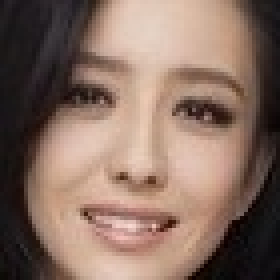
//> input picture samples/faceRecognition/src/pictures/face-1.jpeg, 70 x 70 px (shown 4 times larger)
$ ./FaceDetector pictures/face-1.jpeg   (built with g++ and OpenCV 4)
//> lines starting //> are read from the running program, lines starting //| are printed output that depends on the picture
//> further down, img is the input picture: 70 rows x 70 cols, CV_8UC3; mean B, G, R 97.6, 109.8, 134.9
/*************************************************************************
> File Name: facedetector.cpp
> Author: yy
> Mail: mengyy_linux@163.com
 ************************************************************************/

#include <opencv2/core/core.hpp>
#include <opencv2/contrib/contrib.hpp>
#include <opencv2/highgui/highgui.hpp>

#include <iostream>
#include <fstream>
#include <sstream>

using namespace cv;
using namespace std;

class MyFaceDetection
{
public:
    MyFaceDetection(string _cascadeName = "./feature_lib_data/haarcascade_frontalface_alt2.xml");
    ~MyFaceDetection();

    void init(void);
    void detect(Mat &img);
    vector<Rect> getFacesRegion(void) const;

private:
    string cascadeName;
    CascadeClassifier *cascade;
    vector<Rect> facesRegion;
};

MyFaceDetection::MyFaceDetection(string _cascadeName)
:cascadeName(_cascadeName)
{
    init();
}

MyFaceDetection::~MyFaceDetection()
{
    delete cascade;
}

void MyFaceDetection::init(void)
{
    cascade = new CascadeClassifier();
    cascade->load(cascadeName);

    facesRegion.clear();
}

void MyFaceDetection::detect(Mat &img)
{
    Mat gray;

    cvtColor(img, gray, CV_BGR2GRAY);
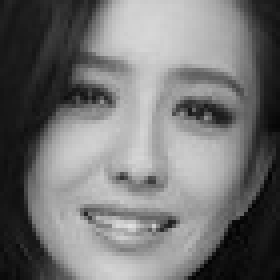
//> gray: 70 rows x 70 cols, CV_8UC1 (shown 4 times larger); min 2, max 225, mean 115.9
    equalizeHist(gray, gray);
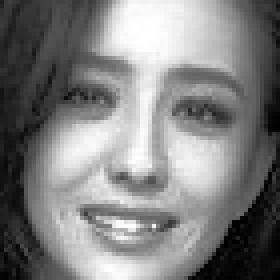
//> gray: 70 rows x 70 cols, CV_8UC1 (shown 4 times larger); min 0, max 255, mean 128.3

    cascade->detectMultiScale(gray, facesRegion, 1.25, 3, 0, Size(50, 50));
//> facesRegion = 1 Rect (x, y, width, height): [5, 5, 61, 61]
}

vector<Rect> MyFaceDetection::getFacesRegion(void) const
{
    return facesRegion;
}

int main(int argc, char**argv)
{
    if (argc < 2)
    {
        return -1;
    }

    string filename;
    Mat img;
    vector<Rect> faces;
    MyFaceDetection faceDetection;

    filename.assign(argv[1]);

    img = imread(filename, 1);
    if (img.empty())
    {
        cout << "read image " << filename.data() << "error" << endl;
        return -1;
    }

    faceDetection.detect(img);
    faces = faceDetection.getFacesRegion();
//> faces = 1 Rect (x, y, width, height): [5, 5, 61, 61]

    int n = 1;
    for (vector<Rect>::const_iterator it = faces.begin(); it != faces.end(); it++)
    {
        string facename;
        string msg = format("face rectangle region: x:%d y:%d width:%d height:%d ",
                                        it->x , it->y, it->width, it->height);

        Mat faceImg(img, Range(it->y, it->y + it->height), Range(it->x, it->x + it->width));
        facename = format("face-%d.jpeg", n++);
        imwrite(facename, faceImg);

        cout << msg << endl;
        //rectangle(img, cvPoint(it->x, it->y), cvPoint(it->x + it->width - 1, it->y + it->height - 1),  CV_RGB(255,128,0), 3, 8, 0);
    }
//> this loop made 1 pass
//| face rectangle region: x:5 y:5 width:61 height:61
//> pass 1, `Mat faceImg(img, Range(it->y, it->y + it->height), Range(it->x, it->x ..`:
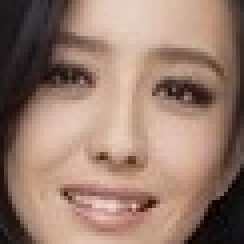
//> faceImg: 61 rows x 61 cols, CV_8UC3 (shown 4 times larger); mean B, G, R 110.1, 124.5, 153.6
//> after the loop, n = 2

    //imshow("gray image", img);
    //waitKey(0);

    return 0;
}

$ run again, on samples/faceRecognition/src/pictures/face-3.jpeg
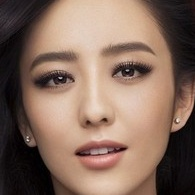
//> input picture samples/faceRecognition/src/pictures/face-3.jpeg, 195 x 195 px
//> img is the input picture: 195 rows x 195 cols, CV_8UC3; mean B, G, R 93.5, 107.6, 133.7
//> in detect, `equalizeHist(gray, gray);`:
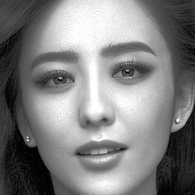
//> gray: 195 rows x 195 cols, CV_8UC1; min 0, max 255, mean 128.1
//> facesRegion = 1 Rect (x, y, width, height): [15, 13, 161, 161]
//> the loop `for (vector<Rect>::const_iterator it = faces.begin(); it != faces.end(..` made 1 pass
//| face rectangle region: x:15 y:13 width:161 height:161
//> pass 1, `Mat faceImg(img, Range(it->y, it->y + it->height), Range(it->x, it->x ..`:
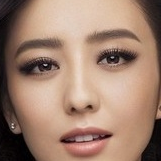
//> faceImg: 161 rows x 161 cols, CV_8UC3; mean B, G, R 111.7, 129.4, 160.6
//> after the loop `for (vector<Rect>::const_iterator it = faces.begin(); it != faces.end(..`: n = 2

$ run again, on samples/faceRecognition/src/pictures/face-4.jpeg
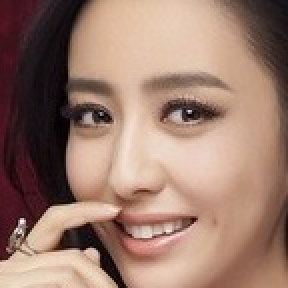
//> input picture samples/faceRecognition/src/pictures/face-4.jpeg, 144 x 144 px (shown 2 times larger)
//> img is the input picture: 144 rows x 144 cols, CV_8UC3; mean B, G, R 109.3, 123.6, 155.4
//> in detect, `equalizeHist(gray, gray);`:
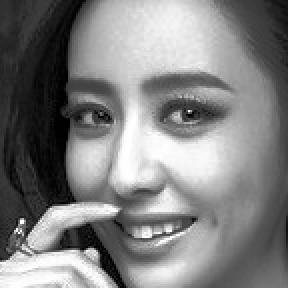
//> gray: 144 rows x 144 cols, CV_8UC1 (shown 2 times larger); min 0, max 255, mean 128.3
//> facesRegion = 1 Rect (x, y, width, height): [12, 10, 119, 119]
//> the loop `for (vector<Rect>::const_iterator it = faces.begin(); it != faces.end(..` made 1 pass
//| face rectangle region: x:12 y:10 width:119 height:119
//> pass 1, `Mat faceImg(img, Range(it->y, it->y + it->height), Range(it->x, it->x ..`:
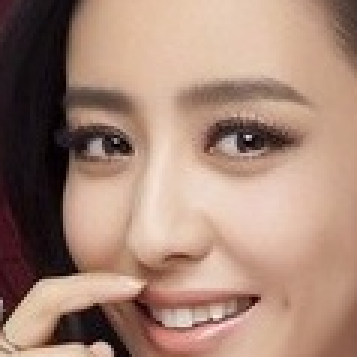
//> faceImg: 119 rows x 119 cols, CV_8UC3 (shown 3 times larger); mean B, G, R 118, 133.8, 165.2
//> after the loop `for (vector<Rect>::const_iterator it = faces.begin(); it != faces.end(..`: n = 2
